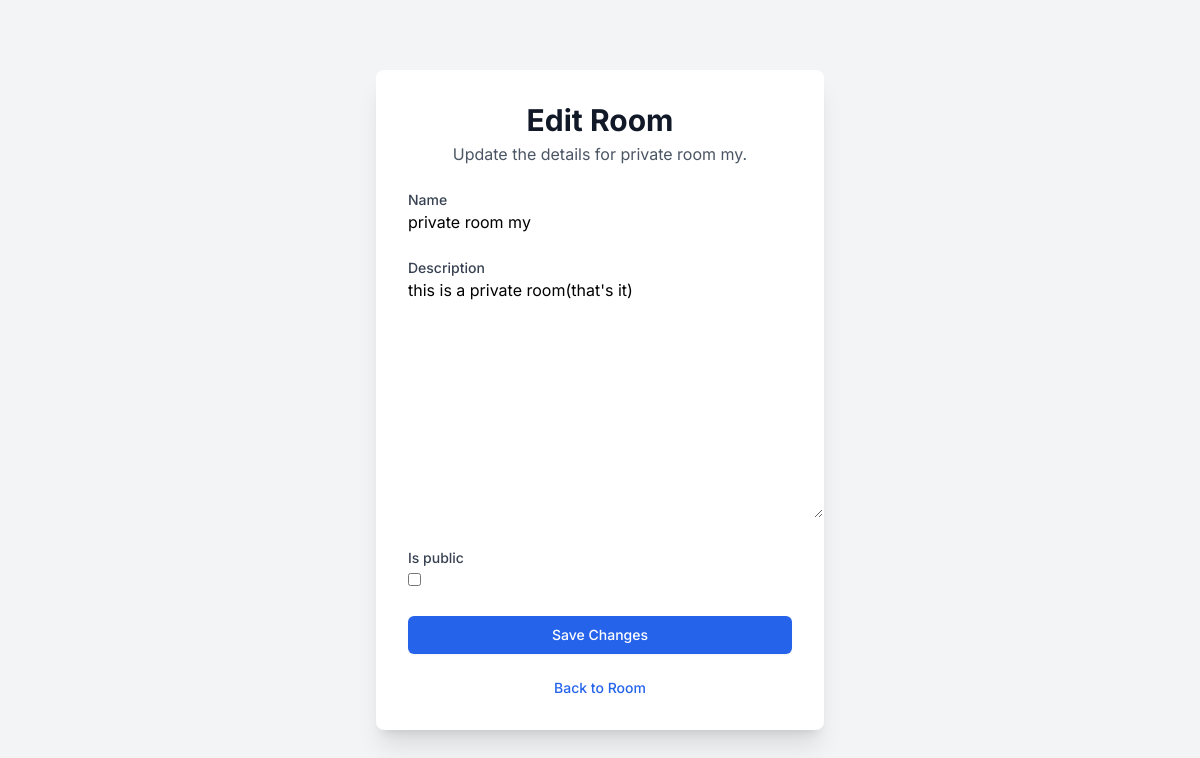
Screenshot of /rooms/2/edit/ (signed in) with the database file from the repository.
### core/models.py (models this page shows, shortened)
class TaskRoom(models.Model):
    name = models.CharField(max_length=255)
    description = models.TextField(blank=True)
    created_by = models.ForeignKey(User, on_delete=models.CASCADE)  # Boss/Admin
    created_at = models.DateTimeField(auto_now_add=True)
    is_public = models.BooleanField(default=True)
    room_code = models.UUIDField(default=uuid.uuid4, unique=True, editable=False)

### core/views.py (the view)
# urls.py: path('rooms/<int:room_id>/edit/', views.edit_room, name='edit_room'),
@login_required
def edit_room(request, room_id):
    room = get_object_or_404(TaskRoom, id=room_id)
    if not can_manage_room(request.user, room):
        return HttpResponseForbidden("You are not authorized to edit this room.")
    if request.method == 'POST':
        form = TaskRoomForm(request.POST, instance=room)
        if form.is_valid():
            form.save()
            messages.success(request, "Room details updated successfully!")
            return redirect('room_detail', room_id=room.id)
    else:
        form = TaskRoomForm(instance=room)
    return render(request, 'core/edit_room.html', {
        'form': form,
        'room': room
    })

### core/forms.py
class TaskRoomForm(forms.ModelForm):
    class Meta:
        model = TaskRoom
        fields = ['name', 'description', 'is_public']

### core/views.py (called while the page is built)
def can_manage_room(user, room):
    if not user.is_authenticated:
        return False
    if user.profile.role == 'admin':
        return True
    return room.created_by == user

### core/templates/core/edit_room.html (shortened to what this page needs)
<!DOCTYPE html>
<html lang="en">
<head>
    <script src="https://cdn.tailwindcss.com"></script>
</head>
<body class="bg-gray-100 min-h-screen flex items-center justify-center">
    <div class="w-full max-w-md mx-auto p-8 bg-white rounded-lg shadow-xl">
        <div class="flex flex-col items-center mb-6">
            <h1 class="text-3xl font-bold text-gray-900 mb-1">Edit Room</h1>
            <p class="text-gray-600 text-center">Update the details for {{ room.name }}.</p>
        </div>
        <form method="POST" class="space-y-6">
            {% for field in form %}
            <div>
                <label for="{{ field.id_for_label }}" class="block text-sm font-medium text-gray-700">
                    {{ field.label }}
                </label>
                {{ field }}
            </div>
            {% endfor %}
            <button type="submit" class="w-full flex justify-center py-2 px-4 border border-transparent rounded-md shadow-sm text-sm font-medium text-white bg-blue-600 hover:bg-blue-700 focus:outline-none focus:ring-2 focus:ring-offset-2 focus:ring-blue-500">
                Save Changes
            </button>
        </form>
        <p class="mt-6 text-center text-sm text-gray-600">
            <a href="{% url 'room_detail' room.id %}" class="font-medium text-blue-600 hover:text-blue-500">
                Back to Room
            </a>
        </p>
    </div>
</body>
</html>

### core/templates/core/edit_room.html (style rules this page uses)
body { font-family: 'Inter', sans-serif; }

### rows the page displays
TaskRoom: name "private room my", form "private room my" "this is a private room(that's it)"

### other values shown
{{ field.label }} "Name" "Description" "Is public"
